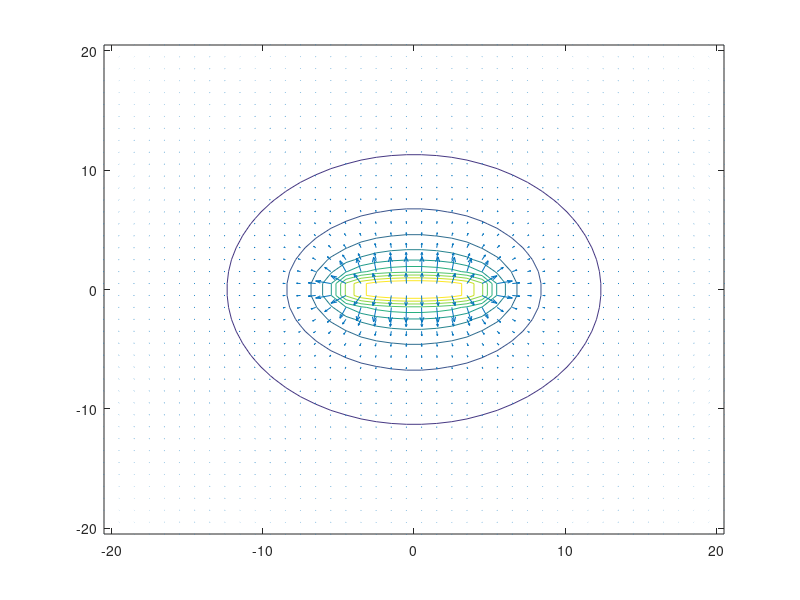

This chart was generated by the following MATLAB code:

%edit your ranges to display here.  important to not include the actual
%location of your object in this grid of points or it will give you
%infinities

[px,py]=meshgrid(-20.5:1:20.5,-20.5:1:20.5);
[xlim,ylim] = size(px);
V = zeros(xlim, ylim);

for i=1:xlim
    for j=1:ylim
%this is the equation and integral with ranges for a specific object:  you
%should be able to figure out what this is and edit appropriately to get
%what you want
dV = @(x)  1./sqrt((px(i,j)-x).^2 + py(i,j).^2);
V(i,j) = integral(dV,-5,5);
    end
end
figure()
hold off
contour(px,py,V)
[Ex,Ey] = gradient(V);
hold on
quiver(px,py,-Ex,-Ey)